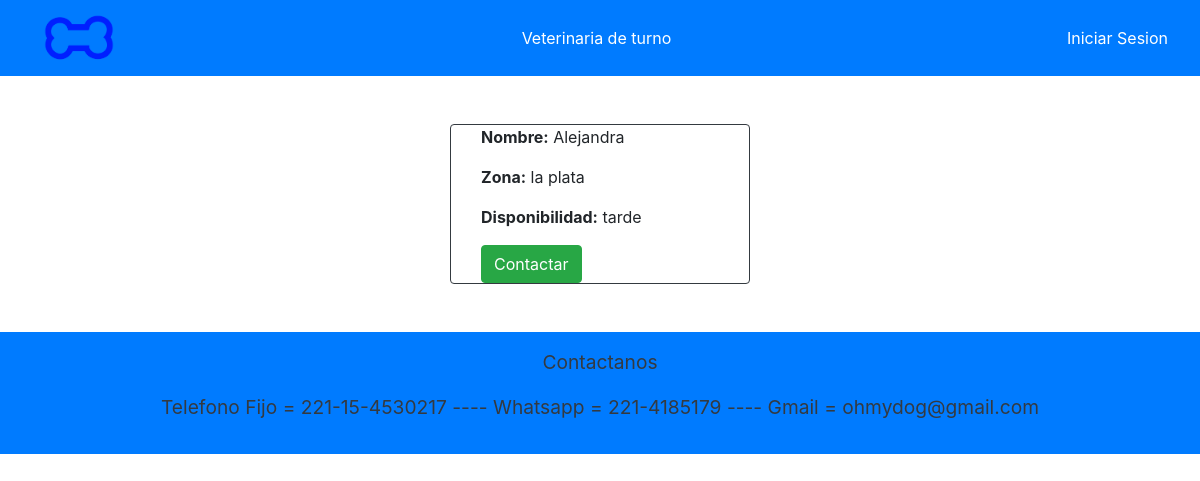
The app's page /paseadores, older data.
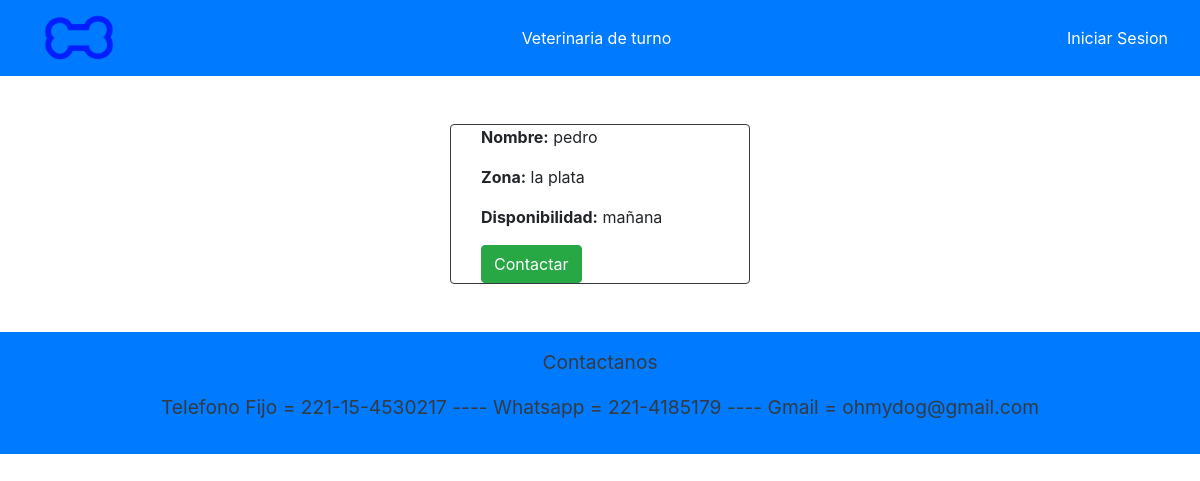
The same page, newer data.
### APP/models.py (models this page shows, shortened)
class Paseador(models.Model):
    nombre = models.CharField(max_length=50)
    telefono = models.IntegerField()
    zona = models.CharField(max_length=20)
    disponibilidad = models.CharField(max_length=30)
    dni = models.CharField(max_length=8)

### APP/views.py (the view)
# urls.py: path('paseadores',views.listarPaseadores,name='paseadores'),
def listarPaseadores(request):
    pasea = Paseador.objects.all()
    context = {'context': pasea,
               'usuario': usuario}
    return render(request, 'paginas/listaPaseadores.html', context)

### APP/templates/paginas/listaPaseadores.html (shortened to what this page needs)
{% extends 'paginas/base.html' %}
{% load static %}
{% block contenido %}
<div class="d-flex justify-content-center flex-column align-items-center">
    {% if context|length == 0 %}
        <p>No hay Paseadores Publicados</p>
    {% else %}
          {% for c in context %}
          <div class="container w-25 justify-content-center align-items-center border border-5 border-dark rounded">
            <div class="col justify-content-center align-items-center">
              <p><strong>Nombre:</strong> {{ c.nombre }}</p>
                <p><strong>Zona:</strong> {{ c.zona }}</p>
                <p><strong>Disponibilidad:</strong> {{ c.disponibilidad }}</p>
                {% if usuario.esCliente %}
                    <a href="./contactarP/{{c.nombre}}/{{c.telefono}}" class="btn btn-success">Contactar</a>
                {% else %}
                    {% if usuario.esVeterinario %}
                        <button onclick="confirmar()" class="btn btn-danger">Borrar</button>
                        <script>
                          function confirmar(){
                            let conf = window.confirm('Seguro que quieres borrar este elemento??')
                            if(conf)
                              window.location.href = "./borrarP/{{c.telefono}}"
                          }
                        </script>
                    {% else %}
                        <a href="./contactarPVisit/{{c.nombre}}/{{c.telefono}}" class="btn btn-success">Contactar</a>
                    {% endif %}
                {% endif %}
            </div>
          </div>
         {% endfor %}
    {% endif %}
</div>
{% endblock %}

Row changes from the older to the newer data that the page shows:
removed Paseador: nombre "Alejandra", zona "la plata", disponibilidad "tarde"
added Paseador: nombre "pedro", zona "la plata", disponibilidad "mañana"
